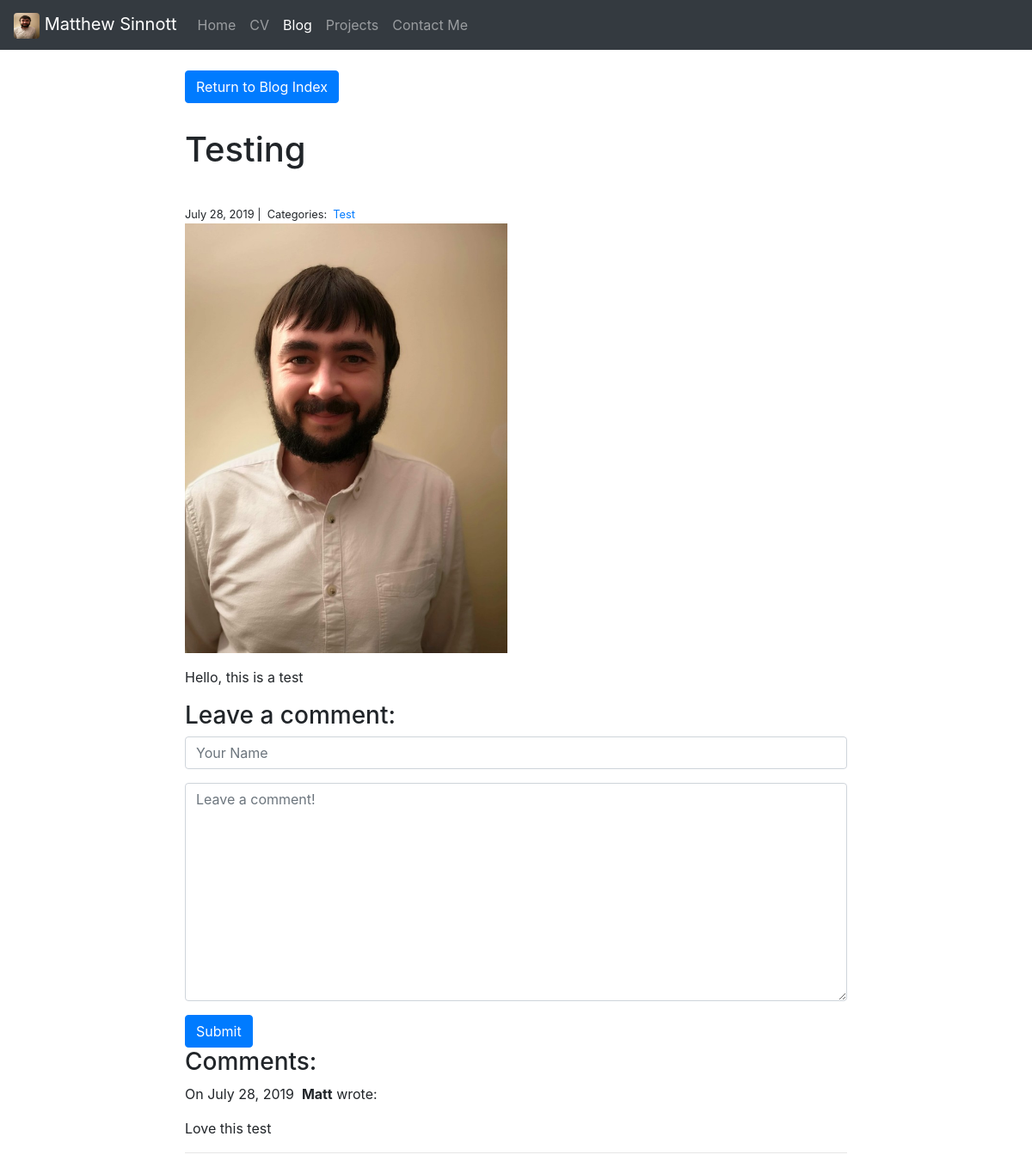
Before: /blog/1/ with the older database file.
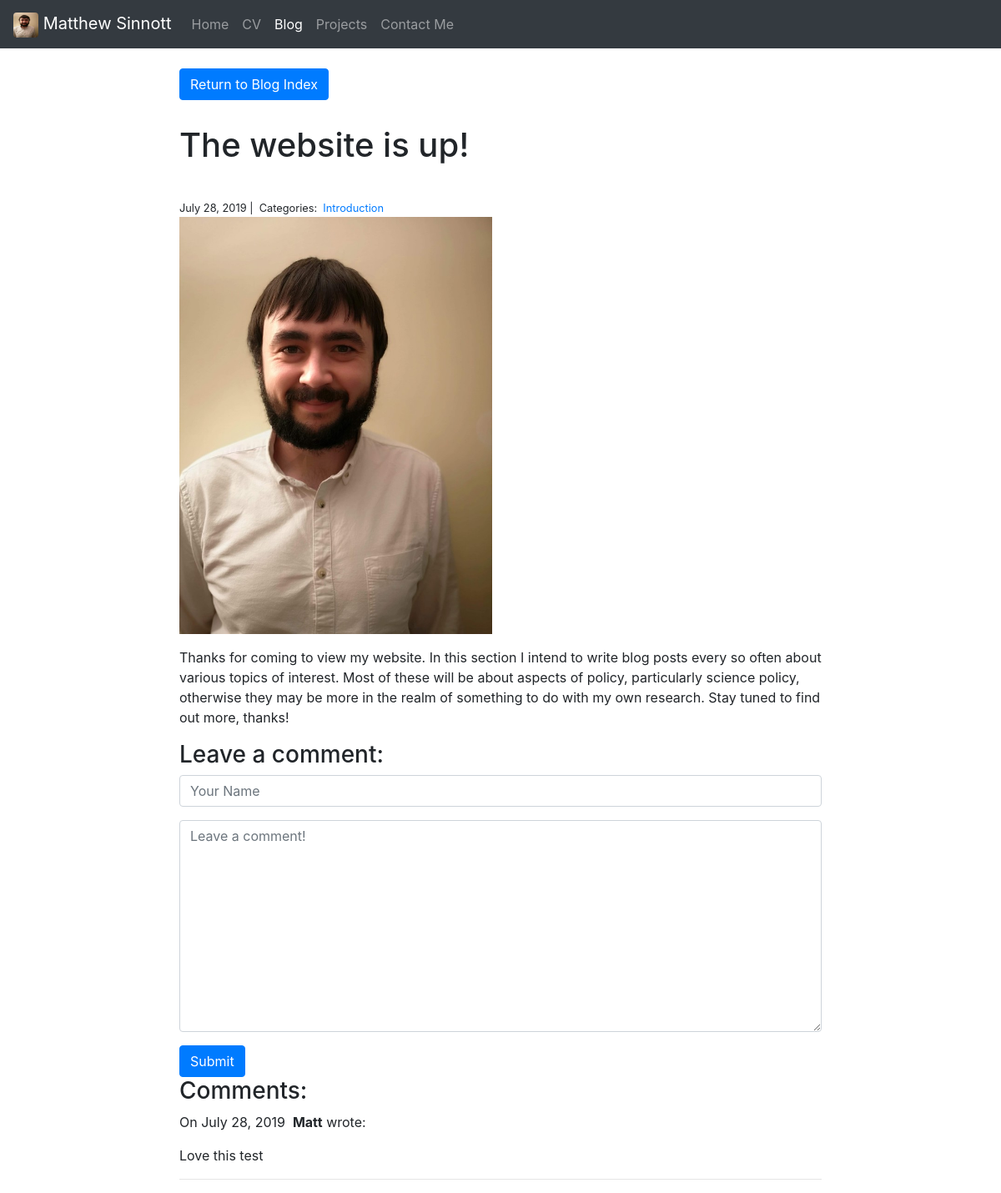
After: the same page with the newer database file.
### blog/models.py (models this page shows)
class Post(models.Model):
    title = models.CharField(max_length=255)
    cover = models.ImageField(upload_to='images/', default='')
    body = models.TextField()
    created_on = models.DateTimeField(auto_now_add=True)
    last_modified = models.DateTimeField(auto_now=True)
    categories = models.ManyToManyField('Category', related_name='posts')

class Category(models.Model):
    name = models.CharField(max_length=20)

class Comment(models.Model):
    author = models.CharField(max_length=60)
    body = models.TextField()
    created_on = models.DateTimeField(auto_now_add=True)
    post = models.ForeignKey('Post', on_delete=models.CASCADE)

### blog/views.py (the view, shortened to what this page needs)
# urls.py: path("<int:pk>/", views.blog_detail, name="blog_detail"),
def blog_detail(request, pk):
    post = Post.objects.get(pk=pk)
    form = CommentForm()
    comments = Comment.objects.filter(post=post)
    context = {
        "post": post,
        "comments": comments,
        "form": form,
    }
    return render(request, "blog_detail.html", context)

### blog/forms.py
class CommentForm(forms.Form):
    author = forms.CharField(
        max_length=60,
        widget=forms.TextInput(attrs={
            "class": "form-control",
            "placeholder": "Your Name"
        })
    )
    body = forms.CharField(widget=forms.Textarea(
        attrs={
            "class": "form-control",
            "placeholder": "Leave a comment!"
        })
    )

### blog/templates/blog_detail.html (shortened to what this page needs)
{% extends "base.html" %}
{% block page_content %}
<div class="col-md-8 offset-md-2">
        <br>
        <a href="{% url 'blog_index' %}"
        class="btn btn-primary">
            Return to Blog Index
        </a>
        <br>
    <h1>{{ post.title }}</h1>
    <small>
        {{ post.created_on.date }} |&nbsp;
        Categories:&nbsp;
        {% for category in post.categories.all %}
        <a href="{% url 'blog_category' category.name %}">
            {{ category.name }}
        </a>&nbsp;
        {% endfor %}
    </small>
    <br>
    <img src="{{ post.cover.url }}" alt="{{ post.title }}" height='500px'/>
    <p>{{ post.body | linebreaks }}</p>
    <h3>Leave a comment:</h3>
    <form action="/blog/{{ post.pk }}/" method="post">
        <div class="form-group">
            {{ form.author }}
        </div>
        <div class="form-group">
            {{ form.body }}
        </div>
        <button type="submit" class="btn btn-primary">Submit</button>
    </form>
    <h3>Comments:</h3>
    {% for comment in comments %}
    <p>
        On {{comment.created_on.date }}&nbsp;
        <b>{{ comment.author }}</b> wrote:
    </p>
    <p>{{ comment.body }}</p>
    <hr>
    {% endfor %}
</div>
{% endblock %}

Changed rows visible on the page:
no longer on this page (row unchanged): Category: name "Test"
changed Post: title "Testing" → "The website is up!"; body "Hello, this is a test" → "Thanks for coming to view my website. In this section I intend to write blog posts every so often about various topics of interest. Most of these will be about aspects of policy, particularly science policy, otherwise they may be more in the realm of something to do with my own research. Stay tuned to find out more, thanks!"
added Category: name "Introduction"
